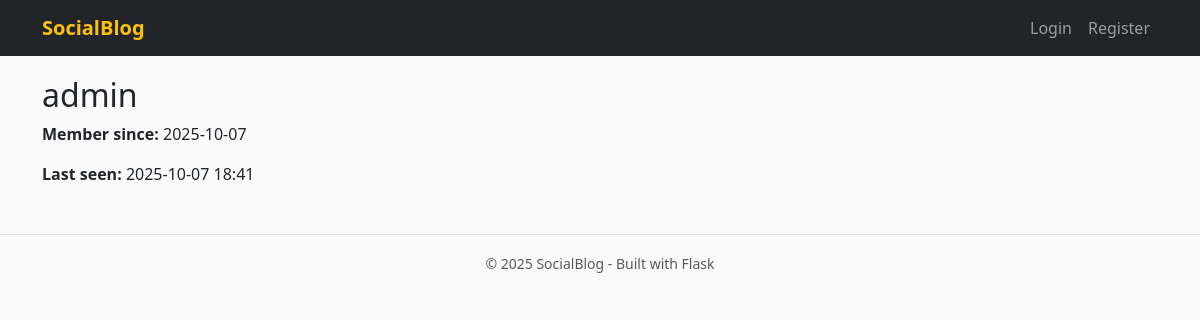
The app's page /user/admin, older data.
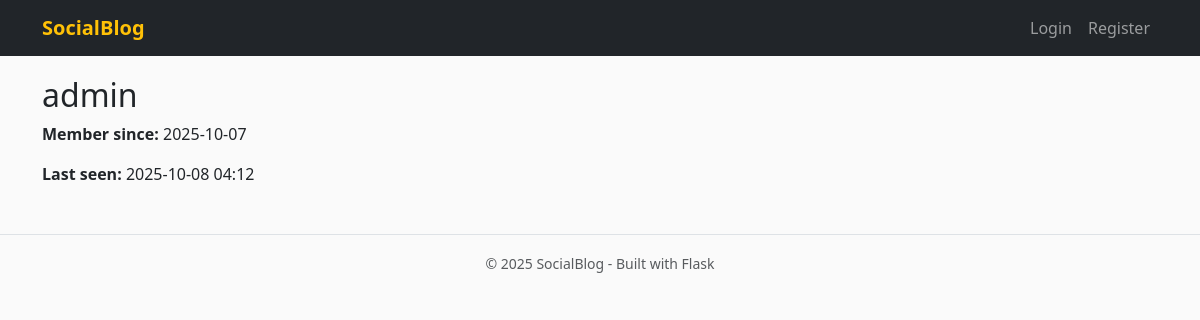
The same page, newer data.
### app/models.py (models this page shows, shortened)
class User(UserMixin, db.Model):
    __tablename__ = "users"
    id = db.Column(db.Integer, primary_key=True)
    username = db.Column(db.String(64), unique=True, index=True)
    email = db.Column(db.String(120), unique=True, index=True)
    password_hash = db.Column(db.String(128))
    confirmed = db.Column(db.Boolean, default=False)
    role_id = db.Column(db.Integer, db.ForeignKey('roles.id'))
    name = db.Column(db.String(64))
    location = db.Column(db.String(64))
    bio = db.Column(db.Text())
    member_since = db.Column(db.DateTime(), default=db.func.now())
    last_seen = db.Column(db.DateTime(), default=db.func.now())
    posts = db.relationship('Post', backref='author', lazy='dynamic')
    comments = db.relationship('Comment', backref='author', lazy='dynamic')
    followed = db.relationship(
        'Follow',
        foreign_keys=[Follow.follower_id],
        backref=db.backref('follower', lazy='joined'),
        lazy='dynamic',
        cascade='all, delete-orphan'
    )
    followers = db.relationship(
        'Follow',
        foreign_keys=[Follow.followed_id],
        backref=db.backref('followed', lazy='joined'),
        lazy='dynamic',
        cascade='all, delete-orphan'
    )
    @property
    def password(self):
        raise AttributeError("password is not readable")

### app/main/views.py (the view)
@main.route('/user/<username>')
def user(username):
    user = User.query.filter_by(username=username).first_or_404()
    return render_template('user.html', user=user)

### app/auth/views.py (called while the page is built)
@auth.before_app_request
def before_request():
    if current_user.is_authenticated:
        current_user.ping()
        if not current_user.confirmed \
                and request.blueprint != 'auth' \
                and request.endpoint != 'static':
            return redirect(url_for('auth.unconfirmed'))

### app/templates/user.html (shortened to what this page needs)
{% extends "base.html" %}
{% block content %}
  <h2>{{ user.username }}</h2>
  <p><strong>Member since:</strong> {{ user.member_since.strftime('%Y-%m-%d') }}</p>
  <p><strong>Last seen:</strong> {{ user.last_seen.strftime('%Y-%m-%d %H:%M') }}</p>
{% endblock %}

### app/templates/base.html (shortened to what this page needs)
<!doctype html>
<html lang="en">
<head>
  <link href="https://cdn.jsdelivr.net/npm/bootstrap@5.3.2/dist/css/bootstrap.min.css" rel="stylesheet">
</head>
<body>
  <nav class="navbar navbar-expand-lg navbar-dark bg-dark fixed-top">
    <div class="container">
      <a class="navbar-brand fw-bold text-warning" href="{{ url_for('main.index') }}">SocialBlog</a>
      <div class="collapse navbar-collapse" id="navbarNav">
        <ul class="navbar-nav ms-auto">
          {% if current_user.is_authenticated %}
            <li class="nav-item">
              <a class="nav-link" href="{{ url_for('main.index') }}">Home</a>
            </li>
            <li class="nav-item">
              <a class="nav-link" href="{{ url_for('main.create_post') }}">New Post</a>
            </li>
            <li class="nav-item">
              <a class="nav-link" href="{{ url_for('main.search_user') }}">Search Users</a>
            </li>
            <li class="nav-item">
              <a class="nav-link" href="{{ url_for('main.user_profile', username=current_user.username) }}">My Profile</a>
            </li>
            <li class="nav-item">
              <a class="nav-link" href="{{ url_for('auth.change_password') }}">Change Password</a>
            </li>
            {% if current_user.can(0x08) or current_user.is_administrator() %}
              <li class="nav-item">
                <a class="nav-link text-warning" href="{{ url_for('main.moderate') }}">Manage Comments</a>
              </li>
            {% endif %}
            {% if current_user.is_administrator() %}
              <li class="nav-item">
                <a class="nav-link text-info" href="{{ url_for('main.admin_dashboard') }}">Admin Panel</a>
              </li>
            {% endif %}
            <li class="nav-item">
              <a class="nav-link text-danger" href="{{ url_for('auth.logout') }}">Logout</a>
            </li>
          {% else %}
            <li class="nav-item">
              <a class="nav-link" href="{{ url_for('auth.login') }}">Login</a>
            </li>
            <li class="nav-item">
              <a class="nav-link" href="{{ url_for('auth.register') }}">Register</a>
            </li>
          {% endif %}
        </ul>
      </div>
    </div>
  </nav>
  <div class="container mb-5">
    {% block content %}{% endblock %}
  </div>
  <footer class="text-center text-muted py-3 border-top">
    <small>© {{ current_year or 2025 }} SocialBlog - Built with Flask</small>
  </footer>
</body>
</html>

### app/templates/base.html (style rules this page uses)
body { padding-top: 60px; background-color: #fafafa; }

Row changes from the older to the newer data that the page shows:
changed User "admin": last_seen "2025-10-07 18:41" → "2025-10-08 04:12"
